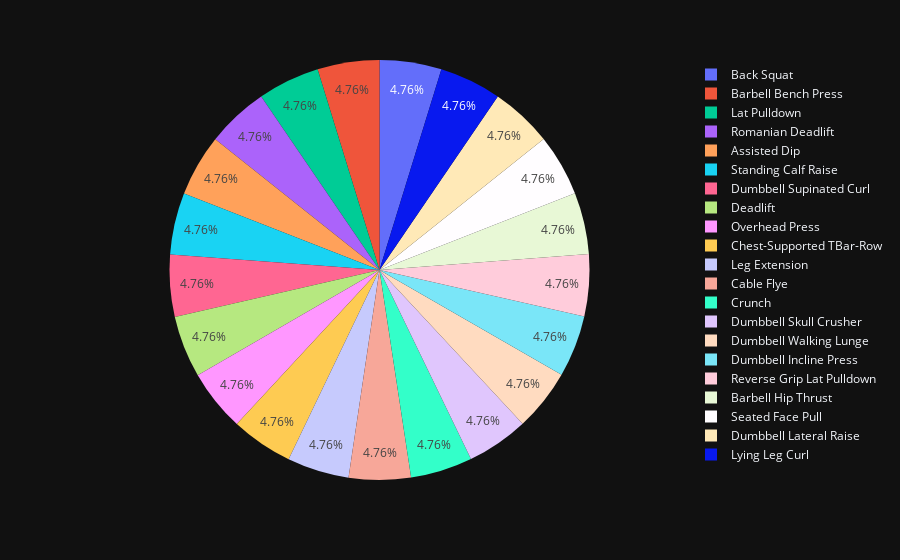

Source (notebook cell):
### Markdown cell above
Most trained muscle_groups were: back, chest, triceps, legs, harmstrings and shoulders.

### Code cell
fig = px.pie(df, names = "exercise",template='plotly_dark')
fig.show()

### Figure 1 — Plotly figure (JSON) as saved in the notebook; plotly's stock layout.template omitted (floating-point values rounded to 4 significant figures; data arrays with more than 128 entries replaced by an {"elided": "..."} marker saying what was removed)
{"data": [{"domain": {"x": [0, 1], "y": [0, 1]}, "hovertemplate": "exercise=%{label}<extra></extra>", "labels": {"elided": "14000 str values"}, "legendgroup": "", "name": "", "showlegend": true, "type": "pie"}], "layout": {"legend": {"tracegroupgap": 0}, "margin": {"t": 60}}}
